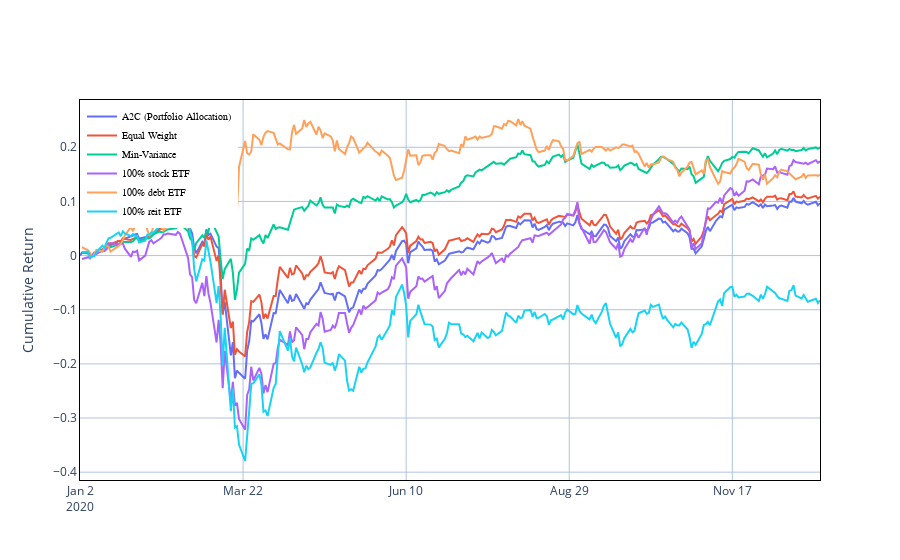

The code cell stored with this chart in its notebook:
### Code cell
cumulativeReturnPlot(DRL_returns, equalWeight_returns, minVariance_returns, stock_returns, debt_returns, reit_returns)

### Figure 1 — Plotly figure (JSON) as saved in the notebook; plotly's stock layout.template omitted (floating-point values rounded to 4 significant figures; data arrays with more than 128 entries replaced by an {"elided": "..."} marker saying what was removed)
{"data": [{"mode": "lines", "name": "A2C (Portfolio Allocation)", "type": "scatter", "x": {"elided": "252 str values"}, "y": {"elided": "252 float values"}}, {"mode": "lines", "name": "Equal Weight", "type": "scatter", "x": {"elided": "252 str values"}, "y": {"elided": "252 float values"}}, {"mode": "lines", "name": "Min-Variance", "type": "scatter", "x": {"elided": "252 str values"}, "y": {"elided": "252 float values"}}, {"mode": "lines", "name": "100% stock ETF", "type": "scatter", "x": {"elided": "252 str values"}, "y": {"elided": "252 float values"}}, {"mode": "lines", "name": "100% debt ETF", "type": "scatter", "x": {"elided": "252 str values"}, "y": {"elided": "252 float values"}}, {"mode": "lines", "name": "100% reit ETF", "type": "scatter", "x": {"elided": "252 str values"}, "y": {"elided": "252 float values"}}], "layout": {"legend": {"bgcolor": "White", "bordercolor": "white", "borderwidth": 2, "font": {"color": "black", "family": "sans-serif", "size": 10}, "traceorder": "normal", "x": 0, "y": 1}, "paper_bgcolor": "rgba(1,1,0,0)", "plot_bgcolor": "rgba(1, 1, 0, 0)", "title": {"x": 0.5, "xanchor": "center", "y": 0.85, "yanchor": "top"}, "xaxis": {"dtick": 6912000000, "gridcolor": "LightSteelBlue", "gridwidth": 1, "linecolor": "black", "mirror": true, "showgrid": true, "showline": true, "tick0": "2020-01-02T00:00:00+00:00", "tickmode": "linear", "type": "date"}, "yaxis": {"gridcolor": "LightSteelBlue", "gridwidth": 1, "linecolor": "black", "mirror": true, "showgrid": true, "showline": true, "title": {"text": "Cumulative Return"}, "zeroline": true, "zerolinecolor": "LightSteelBlue", "zerolinewidth": 1}}}
